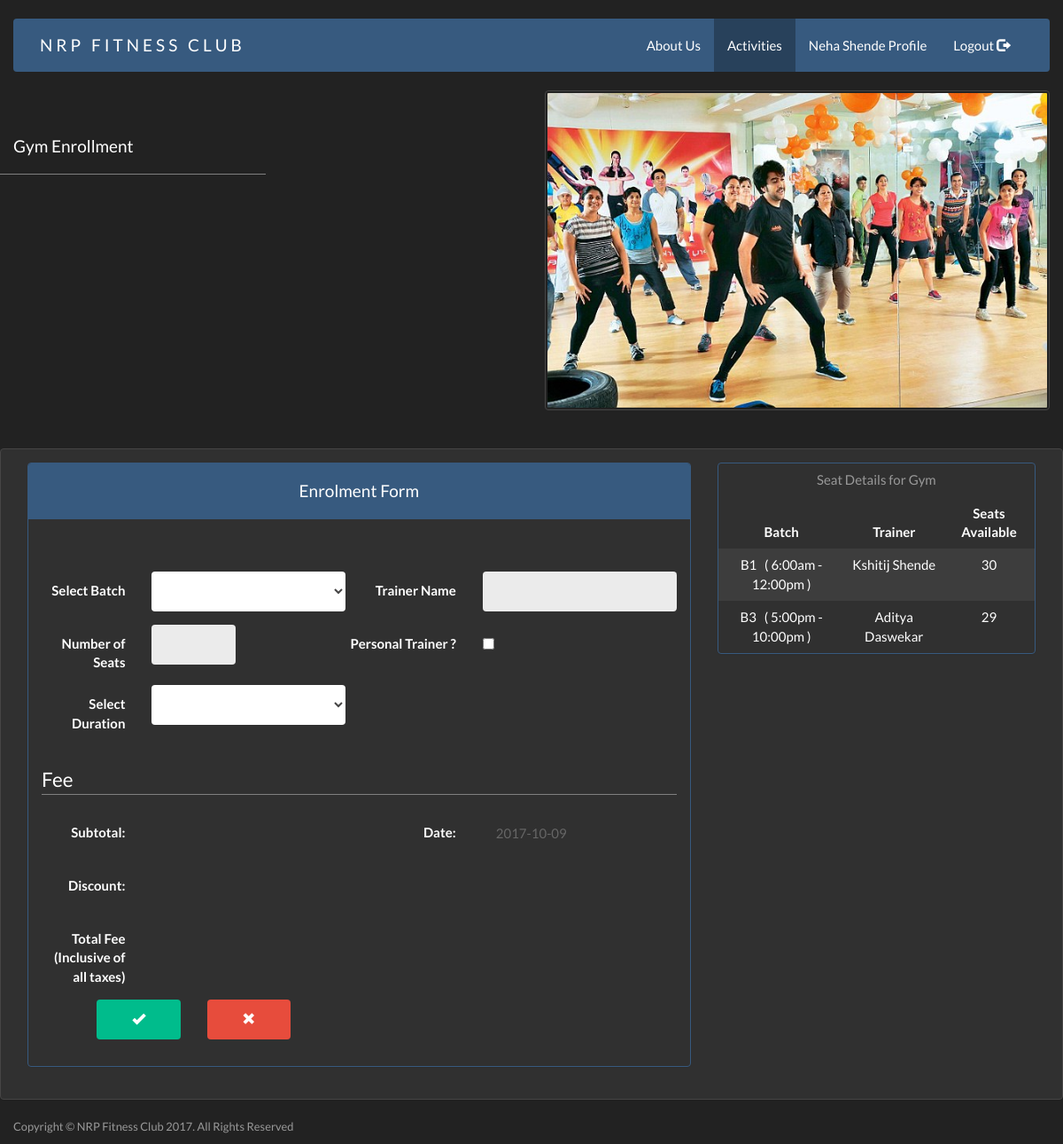
Page /Activities/gym/index.php (signed in) on the committed database.
### tables this page shows
CREATE TABLE `member` (
  `cust_id` int(11) UNSIGNED NOT NULL,
  `f_name` varchar(40) NOT NULL,
  `l_name` varchar(40) NOT NULL,
  `gender` char(1) NOT NULL,
  `address` varchar(50) NOT NULL,
  `pincode` int(7) NOT NULL,
  `contact_no` bigint(10) NOT NULL,
  `email` varchar(40) NOT NULL,
  `username` varchar(30) NOT NULL,
  `password` varchar(40) NOT NULL,
  `otp` int(6) NOT NULL,
  `activate` tinyint(1) NOT NULL
);

CREATE TABLE `batch` (
  `batch_id` int(11) UNSIGNED NOT NULL,
  `batch_name` varchar(80) NOT NULL,
  `batch_time` varchar(80) NOT NULL,
  `course_id` int(11) UNSIGNED NOT NULL
);

CREATE TABLE `trainer` (
  `trainer_id` int(11) UNSIGNED NOT NULL,
  `trainer_name` varchar(80) NOT NULL,
  `contact_no` bigint(11) NOT NULL,
  `salary` double NOT NULL,
  `address` varchar(80) NOT NULL,
  `email` varchar(80) NOT NULL,
  `course_id` int(11) UNSIGNED NOT NULL
);

CREATE TABLE `seat` (
  `seat_id` int(11) UNSIGNED NOT NULL,
  `batch_id` int(11) UNSIGNED NOT NULL,
  `course_id` int(11) UNSIGNED NOT NULL,
  `trainer_id` int(11) UNSIGNED DEFAULT NULL,
  `no_of_seats` int(11) NOT NULL
);

### DBHandler/DB.php (called while the page is built, shortened)
<?php
	class DTB
	{
		var $connection;
		function __construct()
		{
			$this->connection = new mysqli('localhost','root','','fic');
		}
		function getParam($obj,$param)
		{
			if($obj->num_rows == 1)
			{
				while ($row = $obj->fetch_assoc()) {
					return $row[$param];
				}
			}
		}
		function processQuery($query)
		{
			$result = $this->connection->query($query);
			return $result;
		}
	}
?>

### Activities/gym/session.php (called while the page is built, shortened)
<?php
	require("../../DBHandler/DB.php");
	if(isset($_SESSION["cust_id"]))
	{
		$dtb = new DTB();
	}
	else
		header("Location: ../../login");
?>

### Activities/gym/index.php (the view, shortened to what this page needs)
<?php include('session.php'); ob_start();?>
<!DOCTYPE html>
<html>
<head>
	<link rel="stylesheet" type="text/css" href="../../bootstrap/css/bootstrap.css">
	<link rel="stylesheet" type="text/css" href="../../bootstrap/bootstrap.css">
</head>
<body>
	<br>
	<?php require 'header-activities.php'; ?>
	<?php
		$result = $dtb->processQuery("select course_id from course where course_name ='Gym'");
		$course_id = $dtb->getParam($result,'course_id');
		$batch = $dtb->processQuery("select batch_id,batch_name,batch_time from batch where course_id = ".$course_id.";");
		echo'<div class="container">
				<div class="row">
					<div class="col-lg-3 page-header" style="border-bottom: 1px grey solid;">
						<div><h4>Gym Enrollment</h4></div>
					</div>
					<div class="col-lg-6 col-lg-offset-3 mr-auto">
				       <img class="img-thumbnail" src="../../img/zumba.jpg" alt="">
				    </div>
				</div>
			</div>
			<div class="container">
				<div class="row"></br></br>
					<div class="panel panel-default">
						<div class="panel-body">
							<div class="col-lg-8">
								<div class="panel panel-primary">
								<div class="panel-heading text-center"><h4>Enrolment Form</h4></div>';
									echo '<div class="panel-body">
									<form class="form-horizontal" method="POST" action="'.htmlspecialchars($_SERVER["PHP_SELF"]).'">
									<br>
									  <fieldset>
									    <legend></legend>
									    <div class="form-group">
									      <label for="select" class="col-lg-2 control-label">Select Batch</label>
						      				<div class="col-lg-4">
						      					<select class="form-control" id="select">';
												$result1 = $dtb->processQuery("select batch.batch_id,batch_name,batch_time,no_of_seats,course.course_id,trainer.trainer_id,trainer_name from batch,seat,trainer,course where batch.batch_id = seat.batch_id and trainer.trainer_id = seat.trainer_id and course.course_id = seat.course_id and course_name = 'Gym' ORDER BY batch_name asc");
													echo "<option class='disabled'></option>";
													while ($row = $result1->fetch_assoc())
													{
														echo '<option value="'.$row['batch_id'].'^&^'.$row['trainer_name'].'^&^'.$row['no_of_seats'].'^&^'.$row['course_id'].'^&^'.$row['trainer_id'].'">'.$row['batch_name'].' (&nbsp'.$row['batch_time'].'&nbsp)'.'</option>';
													}
											echo '</select>
						      							</div>
						      							<label class="col-lg-2 control-label">Trainer Name</label>
						      								<div class="col-lg-4">
						      									<input type="text" disabled id="trainer_name" class="form-control">
						      								</div>
													</div>
													<div class="form-group">
														<label class="col-lg-2 control-label text-left">Number of Seats</label>
														<div class="col-lg-2">
															<input type="text" disabled id="no_of_seats" class="form-control">
														</div>
														<label class="col-lg-offset-1 col-lg-3 control-label text-left">Personal Trainer ?</label>
														<div class="col-lg-2">
															<div class="checkbox">
															  <label>
																<input type="checkbox">
															  </label>
															</div>
														</div>
													</div>';
													$course = $dtb->processQuery("select * from course where course_name = 'Gym'");
													$row = $course->fetch_assoc();
													echo '<div class="form-group">
														<label class="col-lg-2 control-label text-left">Select Duration</label>
														<div class="col-lg-4">
															<select class="form-control" id="duration" name="duration">
																<option value=""></option>
																<option value="1^&^'.$row['monthly_d'].'^&^'.$row['monthly'].'">1 Month</option>
																<option value="3^&^'.$row['quarterly_d'].'^&^'.$row['monthly'].'">3 Months</option>
																<option value="6^&^'.$row['sixmonth_d'].'^&^'.$row['monthly'].'">6 Months</option>
																<option value="12^&^'.$row['yearly_d'].'^&^'.$row['monthly'].'">1 Year</option>
															</select>
														</div>
													</div>
													<br>
													<fieldset>
													<legend style="border-bottom:1px solid grey;">Fee</legend>
														<div class="form-group">
															<label class="col-lg-2 control-label text-left">Subtotal:</label>
															<div class="col-lg-4">
																<input class="form-control" style="background-color: inherit; color: #666;" disabled id="subt" name="subt"></input>
															</div>
															<label class="col-lg-2 control-label text-left">Date:</label>
															<div class="col-lg-4">
																<input class="form-control" style="background-color: inherit; color: #666;"disabled id="date" name="date"></input>
															</div>
														</div>
														<div class="form-group">
															<label class="col-lg-2 control-label text-left">Discount:</label>
															<div class="col-lg-4">
																<input class="form-control" style="background-color: inherit;color: #666;" disabled id="discount" name="discount"></input>
															</div>
														</div>
														<div class="form-group">
															<label class="col-lg-2 control-label text-left">Total Fee<br>(Inclusive of all taxes)</label>
															<div class="col-lg-4">
																<input class="form-control" style="background-color: inherit;color: #666;" disabled id="totalfee" name="totalfee"></input>
															</div>
														</div>
													</fieldset>
													<div class="form-group">
															<div class="col-lg-2 col-lg-offset-1 col-md-2 col-sm-2 col-xs-3">
																<button name="enroll" id="enroll" class="form-control btn btn-success"><span class="glyphicon glyphicon-ok"></span> </button>
															</div>
															<div class="col-lg-2 col-md-2 col-sm-2 col-xs-3">
																<button class="form-control btn btn-danger" name="cancel"><span class="glyphicon glyphicon-remove"></span> </button>
															</div>
													</div>
												</fieldset>
											</form>
										</div>';
								echo '</div>
								</div>
								<div class="col-lg-4 col-md-10 ">
									<div class="panel panel-primary">
									<table class="table table-striped">
										<caption class="text-center">Seat Details for Gym</caption>
										<thead>
											<tr>
												<th class="text-center">Batch</th>
												<th class="text-center">Trainer</th>
												<th class="text-center">Seats Available</th>
											</tr>
											</thead>
											<tbody>';
												while($batchrow = $batch->fetch_assoc())
												{
													$trainer = $dtb->processQuery("select trainer.trainer_id,trainer_name,no_of_seats from trainer,seat where seat.course_id = ".$course_id." and seat.course_id = trainer.course_id and trainer.trainer_id = seat.trainer_id and seat.batch_id = ".$batchrow['batch_id'].";");
													$trainerrow = $trainer->fetch_assoc();
													if($trainerrow['trainer_name']!='' && $trainerrow['no_of_seats']!="")
													{
														echo '<tr>';
														echo '<td class="text-center">'.$batchrow['batch_name'].' &nbsp&nbsp(&nbsp'.$batchrow['batch_time'].'&nbsp)</td>';
														echo '<td class="text-center">'.$trainerrow['trainer_name'].'</td>';
														if($trainerrow['no_of_seats'] == 0)
															echo '<td class="text-center">Batch Full</td>';
														else
															echo '<td class="text-center">'.$trainerrow['no_of_seats'].'</td>';
														echo '</tr>';
													}
												}
											echo '</tbody>
									</table>
								</div>
							</div>
						</div>
					</div>
				</div>
			</div>';
	?>
	<?php $dtb->close(); include '../../footer.php'; ?>
</body>
</html>

### Activities/gym/header-activities.php
<?php
	if(isset($_SESSION["cust_id"]))
	{
		$result = $dtb->processQuery("select f_name,l_name from member where cust_id = ".$_SESSION["cust_id"].";");
		$fname = $dtb->getParam($result,"f_name");
		mysqli_data_seek($result,0);
		$lname = $dtb->getParam($result,"l_name");
		echo '<div class="container">
				<nav class="navbar navbar-default" style="">
				  <div class="container-fluid">
				    <div class="navbar-header">
				      <button type="button" class="navbar-toggle collapsed" data-toggle="collapse" data-target="#bs-example-navbar-collapse-1">
				        <span class="sr-only">Toggle navigation</span>
				        <span class="icon-bar"></span>
				        <span class="icon-bar"></span>
				        <span class="icon-bar"></span>
				      </button>
				      <a class="navbar-brand" href="../.." style="padding-left: 30px;">NRP FITNESS CLUB<br></a>
				    </div>
				    <div class="collapse navbar-collapse navbar-right" id="bs-example-navbar-collapse-1">
				      <ul class="nav navbar-nav">
				        <li><a href="../..">About Us <span class="sr-only">(current)</span></a></li>
				        <li class="active"><a href="..">Activities</a></li>
				        <li><a href="#">'.$fname.' '.$lname.' Profile</a> </li>
				        <li><a href="../../logout.php">Logout  <span class="glyphicon glyphicon-log-out"></span></a></li>
				      </ul>
				    </div>
				  </div>
				</nav>
			</div>';
	}
?>

### Activities/gym/index.php (style rules this page uses)
@media (min-width: 1200px) { .container { width: 1200px; } }

### rows in the picture
member: f_name "Neha", l_name "Shende"
batch: batch_name "B1", batch_time "6:00am - 12:00pm", trainer.trainer_name "Kshitij Shende", seat.no_of_seats "30"
batch: batch_name "B3", batch_time "5:00pm - 10:00pm", trainer.trainer_name "Aditya Daswekar", seat.no_of_seats "29"
